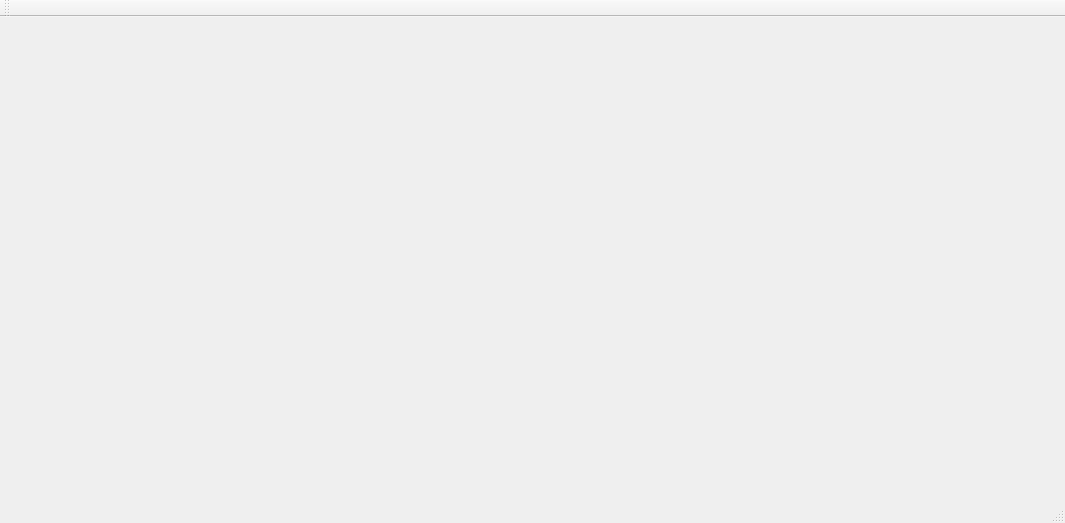
<?xml version="1.0" encoding="UTF-8"?>
<ui version="4.0">
 <class>MainWindow</class>
 <widget class="QMainWindow" name="MainWindow">
  <property name="geometry">
   <rect>
    <x>0</x>
    <y>0</y>
    <width>1065</width>
    <height>523</height>
   </rect>
  </property>
  <property name="windowTitle">
   <string>MainWindow</string>
  </property>
  <widget class="QWidget" name="centralWidget">
   <widget class="QCustomPlot" name="qcustomplot" native="true">
    <property name="geometry">
     <rect>
      <x>0</x>
      <y>0</y>
      <width>1061</width>
      <height>481</height>
     </rect>
    </property>
   </widget>
  </widget>
  <widget class="QMenuBar" name="menuBar">
   <property name="geometry">
    <rect>
     <x>0</x>
     <y>0</y>
     <width>1065</width>
     <height>22</height>
    </rect>
   </property>
  </widget>
  <widget class="QToolBar" name="mainToolBar">
   <attribute name="toolBarArea">
    <enum>TopToolBarArea</enum>
   </attribute>
   <attribute name="toolBarBreak">
    <bool>false</bool>
   </attribute>
  </widget>
  <widget class="QStatusBar" name="statusBar"/>
 </widget>
 <layoutdefault spacing="6" margin="11"/>
 <customwidgets>
  <customwidget>
   <class>QCustomPlot</class>
   <extends>QWidget</extends>
   <header>qcustomplot.h</header>
   <container>1</container>
  </customwidget>
 </customwidgets>
 <resources/>
 <connections/>
</ui>
